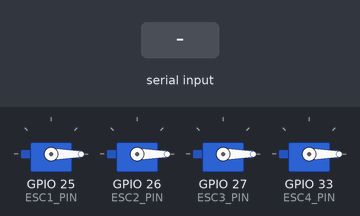
Recording of a sketch running on a simulated ESP32. Shown: 4 × servo. The test bench sets the inputs (shaded band). What the sketch prints to the serial monitor is not drawn.

Above: at 1.8 s.
1.9 s: "sweep\n" received over Serial
At 4.2 s:
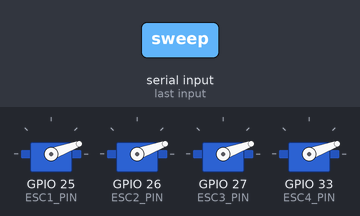
4.9 s: "stop\n" received over Serial
6.4 s: "test\n" received over Serial
At 7.8 s:
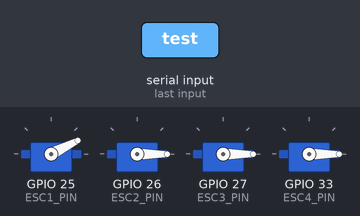
At 11.3 s:
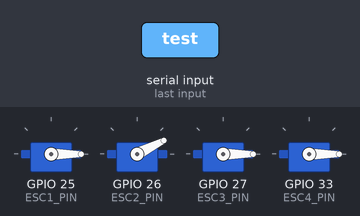
Timing chart, 0 to 19.9 s (numbered marks = the images above; inputs shaded):
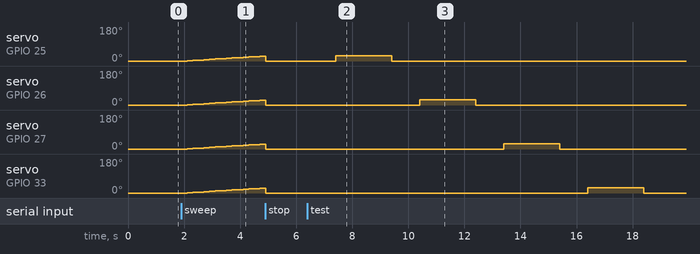

The sketch:

esc_test.ino
```cpp
/*
 * ESC Test Sketch — Interactive Serial CLI
 * -----------------------------------------
 * Board : ESP32 Dev Module
 * ESCs  :
 *   ESC1 (Front-Left,  CCW) -> GPIO25
 *   ESC2 (Front-Right, CW)  -> GPIO26
 *   ESC3 (Rear-Right,  CCW) -> GPIO27
 *   ESC4 (Rear-Left,   CW)  -> GPIO33
 *
 * PWM: 50 Hz, 1000–2000 µs (servo-style)
 *
 * Serial Commands (115200 baud):
 *   arm        — Send min throttle (1000µs) for 3s to arm all ESCs
 *   stop       — Set all ESCs to 1000µs (min throttle)
 *   all <val>  — Set all ESCs to <val> (1000–2000)
 *   1 <val>    — Set ESC1 to <val>
 *   2 <val>    — Set ESC2 to <val>
 *   3 <val>    — Set ESC3 to <val>
 *   4 <val>    — Set ESC4 to <val>
 *   sweep      — Slowly ramp all ESCs from 1000 to 1300 and back
 *   test       — Spin each motor individually at low throttle for 2s
 *   help       — Show commands
 *
 * ⚠ REMOVE PROPELLERS BEFORE TESTING ⚠
 */

#include <ESP32Servo.h>

// ── Pin definitions ──
#define ESC1_PIN 25   // Front-Left   CCW
#define ESC2_PIN 26   // Front-Right  CW
#define ESC3_PIN 27   // Rear-Right   CCW
#define ESC4_PIN 33   // Rear-Left    CW

#define NUM_ESCS 4

// ── ESC pulse range ──
#define PWM_MIN 1000
#define PWM_MAX 2000

// ── Servo objects ──
Servo esc[NUM_ESCS];
const uint8_t escPins[NUM_ESCS] = { ESC1_PIN, ESC2_PIN, ESC3_PIN, ESC4_PIN };
const char* escNames[NUM_ESCS] = {
  "ESC1 (FL-CCW)",
  "ESC2 (FR-CW)",
  "ESC3 (RR-CCW)",
  "ESC4 (RL-CW)"
};

int currentThrottle[NUM_ESCS] = { PWM_MIN, PWM_MIN, PWM_MIN, PWM_MIN };

void setESC(int index, int value) {
  value = constrain(value, PWM_MIN, PWM_MAX);
  currentThrottle[index] = value;
  esc[index].writeMicroseconds(value);
}

void setAllESC(int value) {
  for (int i = 0; i < NUM_ESCS; i++) {
    setESC(i, value);
  }
}

void printStatus() {
  Serial.println(F("\n--- Current Throttle ---"));
  for (int i = 0; i < NUM_ESCS; i++) {
    Serial.print("  ");
    Serial.print(escNames[i]);
    Serial.print(" = ");
    Serial.print(currentThrottle[i]);
    Serial.println(" µs");
  }
  Serial.println();
}

void printHelp() {
  Serial.println(F("\n╔════════════════════════════════════════╗"));
  Serial.println(F("║        ESC TEST — COMMANDS             ║"));
  Serial.println(F("╠════════════════════════════════════════╣"));
  Serial.println(F("║  arm       Arm all ESCs (3s min throt) ║"));
  Serial.println(F("║  stop      All ESCs to min (1000)      ║"));
  Serial.println(F("║  all 1100  Set all ESCs to 1100µs      ║"));
  Serial.println(F("║  1 1100    Set ESC1 to 1100µs          ║"));
  Serial.println(F("║  2 1200    Set ESC2 to 1200µs          ║"));
  Serial.println(F("║  3 1100    Set ESC3 to 1100µs          ║"));
  Serial.println(F("║  4 1200    Set ESC4 to 1200µs          ║"));
  Serial.println(F("║  sweep     Ramp all 1000→1300→1000     ║"));
  Serial.println(F("║  test      Spin each motor 2s          ║"));
  Serial.println(F("║  status    Show current throttle       ║"));
  Serial.println(F("║  help      Show this menu              ║"));
  Serial.println(F("╚════════════════════════════════════════╝"));
  Serial.println(F("\n⚠  REMOVE PROPELLERS BEFORE TESTING  ⚠\n"));
}

void armESCs() {
  Serial.println(F("\n[ARM] Sending 1000µs to all ESCs for 3 seconds..."));
  setAllESC(PWM_MIN);
  for (int i = 3; i > 0; i--) {
    Serial.print("  ");
    Serial.print(i);
    Serial.println("...");
    delay(1000);
  }
  Serial.println(F("[ARM] Done — ESCs should be armed now."));
  Serial.println(F("[ARM] You can now send throttle values (1000-2000).\n"));
}

void sweepTest() {
  Serial.println(F("\n[SWEEP] Ramping 1000 → 1300 → 1000 (all ESCs)"));
  Serial.println(F("[SWEEP] Send 'stop' at any time to abort.\n"));

  // Ramp up
  for (int val = PWM_MIN; val <= 1300; val += 10) {
    setAllESC(val);
    Serial.print("  Throttle: ");
    Serial.println(val);
    delay(200);

    // Check for abort
    if (Serial.available()) {
      String cmd = Serial.readStringUntil('\n');
      cmd.trim();
      if (cmd == "stop") {
        setAllESC(PWM_MIN);
        Serial.println(F("[SWEEP] Aborted!"));
        return;
      }
    }
  }

  delay(1000);

  // Ramp down
  for (int val = 1300; val >= PWM_MIN; val -= 10) {
    setAllESC(val);
    Serial.print("  Throttle: ");
    Serial.println(val);
    delay(200);

    if (Serial.available()) {
      String cmd = Serial.readStringUntil('\n');
      cmd.trim();
      if (cmd == "stop") {
        setAllESC(PWM_MIN);
        Serial.println(F("[SWEEP] Aborted!"));
        return;
      }
    }
  }

  setAllESC(PWM_MIN);
  Serial.println(F("[SWEEP] Complete.\n"));
}

void individualTest() {
  Serial.println(F("\n[TEST] Testing each motor individually at 1150µs for 2 seconds."));
  Serial.println(F("⚠  REMOVE PROPELLERS  ⚠\n"));
  delay(1000);

  for (int i = 0; i < NUM_ESCS; i++) {
    Serial.print("[TEST] Spinning ");
    Serial.print(escNames[i]);
    Serial.println("...");

    setESC(i, 1150);
    delay(2000);
    setESC(i, PWM_MIN);
    delay(500);

    Serial.print("[TEST] ");
    Serial.print(escNames[i]);
    Serial.println(" — stopped.\n");
    delay(500);
  }

  Serial.println(F("[TEST] All motors tested.\n"));
}

void setup() {
  Serial.begin(115200);
  delay(500);

  // Attach ESCs
  for (int i = 0; i < NUM_ESCS; i++) {
    esc[i].setPeriodHertz(50);
    esc[i].attach(escPins[i], PWM_MIN, PWM_MAX);
    esc[i].writeMicroseconds(PWM_MIN);
  }

  Serial.println(F("\n"));
  Serial.println(F("========================================"));
  Serial.println(F("   ESP32 Quadcopter ESC Tester"));
  Serial.println(F("========================================"));
  Serial.println(F("  ESC1  GPIO25  Front-Left   CCW"));
  Serial.println(F("  ESC2  GPIO26  Front-Right  CW"));
  Serial.println(F("  ESC3  GPIO27  Rear-Right   CCW"));
  Serial.println(F("  ESC4  GPIO33  Rear-Left    CW"));
  Serial.println(F("========================================"));

  printHelp();
  Serial.println(F("Type 'arm' to begin.\n"));
  Serial.print(F("> "));
}

void loop() {
  if (Serial.available()) {
    String input = Serial.readStringUntil('\n');
    input.trim();

    if (input.length() == 0) {
      Serial.print(F("> "));
      return;
    }

    Serial.print(F(">> "));
    Serial.println(input);

    // Parse command
    if (input == "arm") {
      armESCs();
    }
    else if (input == "stop") {
      setAllESC(PWM_MIN);
      Serial.println(F("[STOP] All ESCs set to 1000µs.\n"));
    }
    else if (input == "sweep") {
      sweepTest();
    }
    else if (input == "test") {
      individualTest();
    }
    else if (input == "status") {
      printStatus();
    }
    else if (input == "help") {
      printHelp();
    }
    else if (input.startsWith("all ")) {
      int val = input.substring(4).toInt();
      if (val >= PWM_MIN && val <= PWM_MAX) {
        setAllESC(val);
        Serial.print(F("[ALL] Set to "));
        Serial.print(val);
        Serial.println(F("µs\n"));
      } else {
        Serial.println(F("[ERROR] Value must be 1000-2000\n"));
      }
    }
    else if (input.charAt(0) >= '1' && input.charAt(0) <= '4' && input.charAt(1) == ' ') {
      int escNum = input.charAt(0) - '1';  // 0-indexed
      int val = input.substring(2).toInt();
      if (val >= PWM_MIN && val <= PWM_MAX) {
        setESC(escNum, val);
        Serial.print("[");
        Serial.print(escNames[escNum]);
        Serial.print("] Set to ");
        Serial.print(val);
        Serial.println("µs\n");
      } else {
        Serial.println(F("[ERROR] Value must be 1000-2000\n"));
      }
    }
    else {
      Serial.println(F("[ERROR] Unknown command. Type 'help'.\n"));
    }

    Serial.print(F("> "));
  }
}
```

Measured:
- after the input at 1.9 s, servo on GPIO 25 (ESC1_PIN), servo on GPIO 26 (ESC2_PIN), servo on GPIO 27 (ESC3_PIN), servo on GPIO 33 (ESC4_PIN): moves from 0° to 25° over 2.6 s, starting after 0.21 s
- after the input at 6.4 s, servo on GPIO 25 (ESC1_PIN): 0° → 27° after 1.0 s, → 0° 2.0 s later; servo on GPIO 26 (ESC2_PIN): 0° → 27° after 4.0 s, → 0° 2.0 s later; servo on GPIO 27 (ESC3_PIN): 0° → 27° after 7.0 s, → 0° 2.0 s later; servo on GPIO 33 (ESC4_PIN): 0° → 27° after 10.0 s, → 0° 2.0 s later
